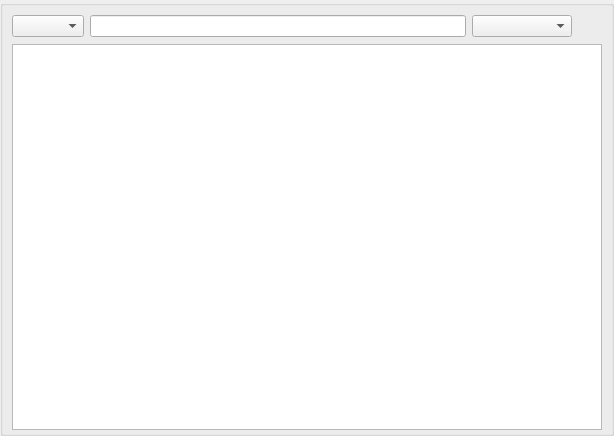
<?xml version="1.0" encoding="UTF-8"?>
<ui version="4.0">
 <class>ContentSelector</class>
 <widget class="QWidget" name="ContentSelector">
  <property name="geometry">
   <rect>
    <x>0</x>
    <y>0</y>
    <width>614</width>
    <height>436</height>
   </rect>
  </property>
  <property name="sizePolicy">
   <sizepolicy hsizetype="Minimum" vsizetype="Minimum">
    <horstretch>0</horstretch>
    <verstretch>0</verstretch>
   </sizepolicy>
  </property>
  <property name="contextMenuPolicy">
   <enum>Qt::DefaultContextMenu</enum>
  </property>
  <layout class="QVBoxLayout" name="verticalLayout">
   <property name="leftMargin">
    <number>0</number>
   </property>
   <property name="topMargin">
    <number>0</number>
   </property>
   <property name="rightMargin">
    <number>0</number>
   </property>
   <property name="bottomMargin">
    <number>0</number>
   </property>
   <item>
    <widget class="QGroupBox" name="contentGroupBox">
     <layout class="QVBoxLayout" name="verticalLayout_2">
      <property name="bottomMargin">
       <number>3</number>
      </property>
      <item>
       <widget class="QWidget" name="gameSelectorGroup" native="true">
        <property name="focusPolicy">
         <enum>Qt::NoFocus</enum>
        </property>
        <layout class="QHBoxLayout" name="horizLayout">
         <property name="leftMargin">
          <number>0</number>
         </property>
         <property name="topMargin">
          <number>0</number>
         </property>
         <property name="rightMargin">
          <number>0</number>
         </property>
         <property name="bottomMargin">
          <number>0</number>
         </property>
         <item>
          <widget class="ContentSelectorView::ComboBox" name="gameFileView">
           <property name="editable">
            <bool>false</bool>
           </property>
          </widget>
         </item>
         <item>
          <widget class="QLineEdit" name="searchFilter"/>
         </item>
         <item>
          <widget class="QComboBox" name="languageComboBox">
           <property name="visible">
            <bool>false</bool>
           </property>
           <property name="minimumSize">
            <size>
             <width>100</width>
             <height>0</height>
            </size>
           </property>
           <property name="toolTip">
            <string>Select language used by ESM/ESP content files to allow OpenMW to detect their encoding. </string>
           </property>
          </widget>
         </item>
         <item>
          <widget class="QToolButton" name="refreshButton">
           <property name="enabled">
            <bool>true</bool>
           </property>
           <property name="autoRaise">
            <bool>true</bool>
           </property>
          </widget>
         </item>
        </layout>
       </widget>
      </item>
      <item>
       <widget class="QTableView" name="addonView">
        <property name="sizePolicy">
         <sizepolicy hsizetype="Expanding" vsizetype="Expanding">
          <horstretch>0</horstretch>
          <verstretch>0</verstretch>
         </sizepolicy>
        </property>
        <property name="contextMenuPolicy">
         <enum>Qt::DefaultContextMenu</enum>
        </property>
        <property name="acceptDrops">
         <bool>true</bool>
        </property>
        <property name="editTriggers">
         <set>QAbstractItemView::NoEditTriggers</set>
        </property>
        <property name="dragEnabled">
         <bool>true</bool>
        </property>
        <property name="dragDropOverwriteMode">
         <bool>false</bool>
        </property>
        <property name="dragDropMode">
         <enum>QAbstractItemView::DragDrop</enum>
        </property>
        <property name="defaultDropAction">
         <enum>Qt::MoveAction</enum>
        </property>
        <property name="alternatingRowColors">
         <bool>true</bool>
        </property>
        <property name="selectionMode">
         <enum>QAbstractItemView::ExtendedSelection</enum>
        </property>
        <property name="selectionBehavior">
         <enum>QAbstractItemView::SelectRows</enum>
        </property>
        <property name="textElideMode">
         <enum>Qt::ElideLeft</enum>
        </property>
        <property name="showGrid">
         <bool>false</bool>
        </property>
        <attribute name="horizontalHeaderVisible">
         <bool>false</bool>
        </attribute>
        <attribute name="horizontalHeaderStretchLastSection">
         <bool>true</bool>
        </attribute>
        <attribute name="verticalHeaderVisible">
         <bool>false</bool>
        </attribute>
       </widget>
      </item>
     </layout>
    </widget>
   </item>
  </layout>
 </widget>
 <customwidgets>
  <customwidget>
   <class>ContentSelectorView::ComboBox</class>
   <extends>QComboBox</extends>
   <header>components/contentselector/view/combobox.hpp</header>
  </customwidget>
 </customwidgets>
 <resources/>
 <connections/>
</ui>
